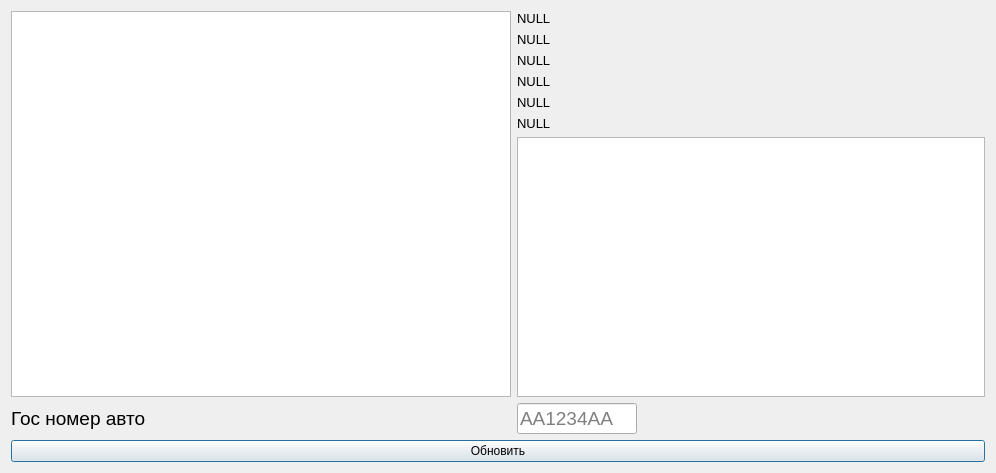
<?xml version="1.0" encoding="UTF-8"?>
<ui version="4.0">
 <class>Dialog</class>
 <widget class="QDialog" name="Dialog">
  <property name="geometry">
   <rect>
    <x>0</x>
    <y>0</y>
    <width>996</width>
    <height>473</height>
   </rect>
  </property>
  <property name="windowTitle">
   <string>История заказов</string>
  </property>
  <layout class="QFormLayout" name="formLayout">
   <item row="0" column="0">
    <widget class="QTableWidget" name="zakazTable">
     <property name="minimumSize">
      <size>
       <width>500</width>
       <height>300</height>
      </size>
     </property>
     <property name="editTriggers">
      <set>QAbstractItemView::NoEditTriggers</set>
     </property>
     <property name="selectionBehavior">
      <enum>QAbstractItemView::SelectRows</enum>
     </property>
    </widget>
   </item>
   <item row="0" column="1">
    <layout class="QVBoxLayout" name="verticalLayout">
     <item>
      <widget class="QLabel" name="model_">
       <property name="font">
        <font>
         <pointsize>10</pointsize>
        </font>
       </property>
       <property name="text">
        <string>NULL</string>
       </property>
      </widget>
     </item>
     <item>
      <widget class="QLabel" name="mark_">
       <property name="font">
        <font>
         <pointsize>10</pointsize>
        </font>
       </property>
       <property name="text">
        <string>NULL</string>
       </property>
      </widget>
     </item>
     <item>
      <widget class="QLabel" name="vin">
       <property name="font">
        <font>
         <pointsize>10</pointsize>
        </font>
       </property>
       <property name="text">
        <string>NULL</string>
       </property>
      </widget>
     </item>
     <item>
      <widget class="QLabel" name="engine">
       <property name="font">
        <font>
         <pointsize>10</pointsize>
        </font>
       </property>
       <property name="text">
        <string>NULL</string>
       </property>
      </widget>
     </item>
     <item>
      <widget class="QLabel" name="milliage">
       <property name="font">
        <font>
         <pointsize>10</pointsize>
        </font>
       </property>
       <property name="text">
        <string>NULL</string>
       </property>
      </widget>
     </item>
     <item>
      <widget class="QLabel" name="year_">
       <property name="font">
        <font>
         <pointsize>10</pointsize>
        </font>
       </property>
       <property name="text">
        <string>NULL</string>
       </property>
      </widget>
     </item>
     <item>
      <widget class="QTableWidget" name="uslugaTable">
       <property name="minimumSize">
        <size>
         <width>300</width>
         <height>100</height>
        </size>
       </property>
       <property name="maximumSize">
        <size>
         <width>16777215</width>
         <height>16777215</height>
        </size>
       </property>
       <property name="editTriggers">
        <set>QAbstractItemView::NoEditTriggers</set>
       </property>
       <property name="selectionBehavior">
        <enum>QAbstractItemView::SelectRows</enum>
       </property>
      </widget>
     </item>
    </layout>
   </item>
   <item row="1" column="0">
    <widget class="QLabel" name="label">
     <property name="font">
      <font>
       <pointsize>14</pointsize>
      </font>
     </property>
     <property name="text">
      <string>Гос номер авто</string>
     </property>
    </widget>
   </item>
   <item row="1" column="1">
    <widget class="QLineEdit" name="lineEdit">
     <property name="minimumSize">
      <size>
       <width>70</width>
       <height>28</height>
      </size>
     </property>
     <property name="maximumSize">
      <size>
       <width>120</width>
       <height>16777215</height>
      </size>
     </property>
     <property name="font">
      <font>
       <pointsize>14</pointsize>
      </font>
     </property>
     <property name="text">
      <string/>
     </property>
     <property name="maxLength">
      <number>8</number>
     </property>
     <property name="placeholderText">
      <string>АА1234АА</string>
     </property>
    </widget>
   </item>
   <item row="5" column="0" colspan="2">
    <widget class="QPushButton" name="pushButton">
     <property name="text">
      <string>Обновить</string>
     </property>
    </widget>
   </item>
  </layout>
 </widget>
 <resources/>
 <connections/>
</ui>
